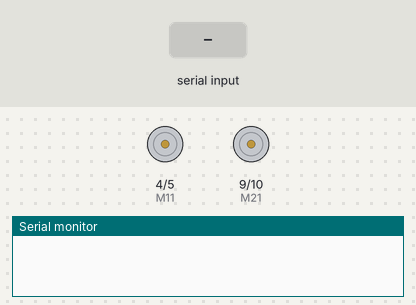
The sketch below on a simulated Arduino Uno, built with avr-gcc and run on an emulated ATmega328P. On the bench: motor-driver pin pairs drawn as motors (green arrow = first pin HIGH = forward, orange = second pin HIGH = backward, longer = more drive, scaled by the enable pin), the last lines printed to the serial monitor. The inputs (shaded band) are chosen by the test bench.

Above: at 1.2 s.
1.3 s: "F" received over Serial
At 2.5 s:
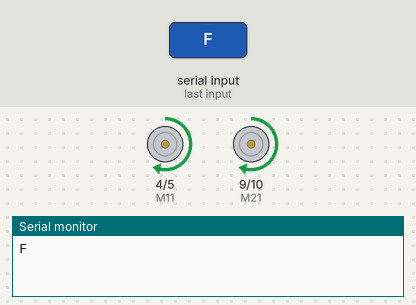
2.8 s: "B" received over Serial
At 3.8 s:
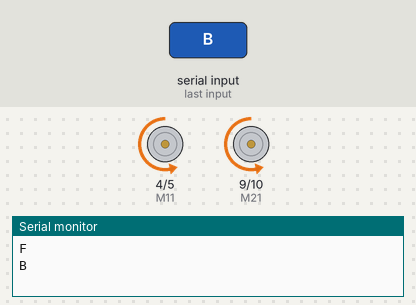
4.3 s: "L" received over Serial
At 4.9 s:
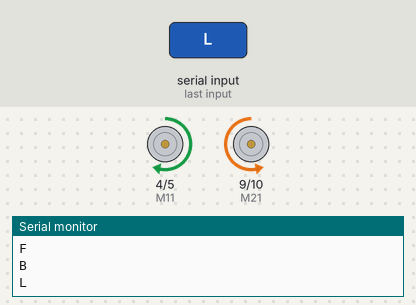
5.8 s: "R" received over Serial
At 6.1 s:
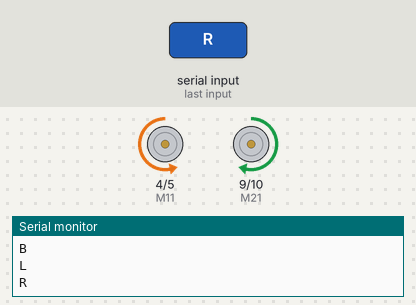
Timing chart, 0 to 8.3 s (numbered marks = the images above; inputs shaded):
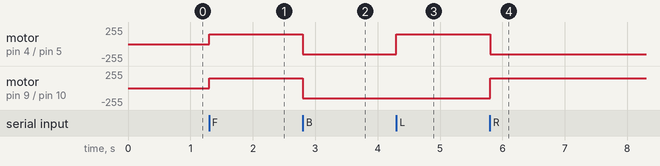

The sketch:

Bluetooth_car.ino
```cpp
int M11 = 4;
int M12 = 5;
int EN1 = 6;
int M21 = 9;
int M22 = 10;
int EN2 = 11;
char command;

void setup() {
  // put your setup code here, to run once:
  pinMode(M11, OUTPUT);
  pinMode(M12, OUTPUT);
  pinMode(EN1, OUTPUT);
  pinMode(M21, OUTPUT);
  pinMode(M22, OUTPUT);
  pinMode(EN2, OUTPUT);
  Serial.begin(9600);
  analogWrite(EN1, 150);
  analogWrite(EN2, 150);
}

void loop() {
  // put your main code here, to run repeatedly:
  if(Serial.available() > 0) {
    command = Serial.read();
    Serial.println(String(char(command)));
    switch(command) {
      case 'F': move_Forward();
      break;
      case 'B': move_Backward();
      break;
      case 'L': turn_Left();
      break;
      case 'R': turn_Right();
      break;
      case 'S': Stop();
      break;
    }
  }
}

void move_Forward() {
  digitalWrite(M11, HIGH);
  digitalWrite(M12, LOW);
  digitalWrite(M21, HIGH);
  digitalWrite(M22, LOW);
}
void move_Backward() {
  digitalWrite(M11, LOW);
  digitalWrite(M12, HIGH);
  digitalWrite(M21, LOW);
  digitalWrite(M22, HIGH);
}
void turn_Left() {
  digitalWrite(M11, HIGH);
  digitalWrite(M12, LOW);
  digitalWrite(M21, LOW);
  digitalWrite(M22, HIGH);
}
void turn_Right() {
  digitalWrite(M11, LOW);
  digitalWrite(M12, HIGH);
  digitalWrite(M21, HIGH);
  digitalWrite(M22, LOW);
}
void Stop() {
  digitalWrite(M11, LOW);
  digitalWrite(M12, LOW);
  digitalWrite(M21, LOW);
  digitalWrite(M22, LOW);
}
```

Measured:
- after the input at 1.3 s, motor on pin 4 (M11) / pin 5 (M12), motor on pin 9 (M21) / pin 10 (M22): stopped → forward 150/255 at once
- after the input at 2.8 s, motor on pin 4 (M11) / pin 5 (M12), motor on pin 9 (M21) / pin 10 (M22): forward 150/255 → backward 150/255 at once
- after the input at 4.3 s, motor on pin 4 (M11) / pin 5 (M12): backward 150/255 → forward 150/255 at once
- after the input at 5.8 s, motor on pin 4 (M11) / pin 5 (M12): forward 150/255 → backward 150/255 at once; motor on pin 9 (M21) / pin 10 (M22): backward 150/255 → forward 150/255 at once
